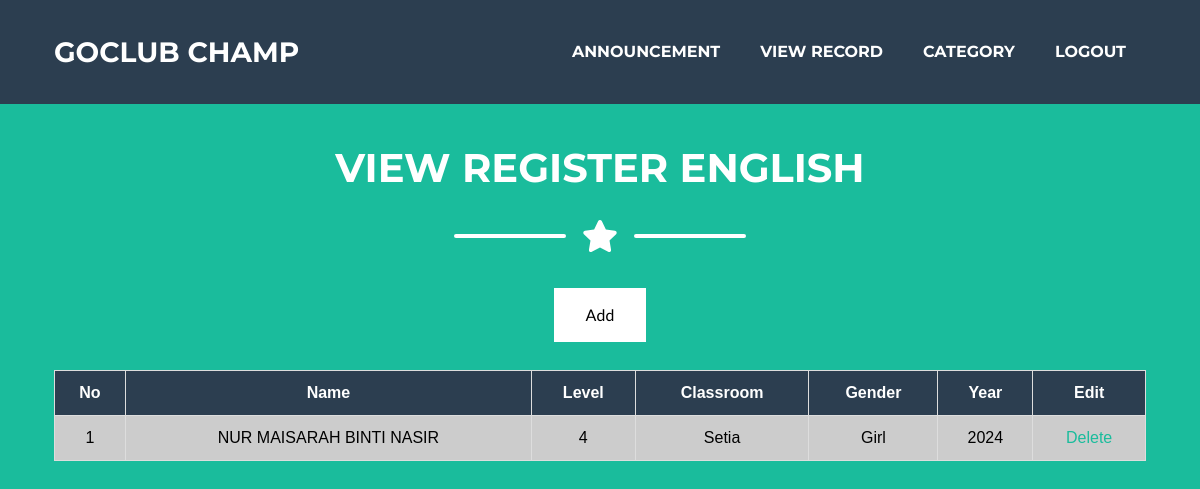
The app's page /adminenglish1.php with its own data.
### tables this page shows
CREATE TABLE `bi` (
  `id` int(11) NOT NULL,
  `name` varchar(50) NOT NULL,
  `level` int(11) NOT NULL,
  `classroom` varchar(50) NOT NULL,
  `gender` varchar(50) NOT NULL,
  `year` varchar(50) NOT NULL
);

### adminenglish1.php (the view, shortened to what this page needs)
<!DOCTYPE html>
<html lang="en">
    <head>
        <link href="css/styles.css" rel="stylesheet" />
 </head>
	  <body id="page-top">
      <nav class="navbar navbar-expand-lg bg-secondary text-uppercase fixed-top" id="mainNav">
      <div class="container">
      <a class="navbar-brand js-scroll-trigger" href="#page-top">GOCLUB CHAMP</a>
      <div class="collapse navbar-collapse" id="navbarResponsive">
      <ul class="navbar-nav ml-auto">
      <li class="nav-item mx-0 mx-lg-1"><a class="nav-link py-3 px-0 px-lg-3 rounded js-scroll-trigger" href="adminannouncement.php">ANNOUNCEMENT</a></li>
      <li class="nav-item mx-0 mx-lg-1"><a class="nav-link py-3 px-0 px-lg-3 rounded js-scroll-trigger" href="adminpage.php">VIEW RECORD</a></li>
      <li class="nav-item mx-0 mx-lg-1"><a class="nav-link py-3 px-0 px-lg-3 rounded js-scroll-trigger" href="admincategory.php">CATEGORY</a></li>
	  <li class="nav-item mx-0 mx-lg-1"><a class="nav-link py-3 px-0 px-lg-3 rounded js-scroll-trigger" href="logout.php">LOGOUT</a></li>
      </ul>
      </div>
      </div>
      </nav>
         <div class="container"><br><br><br><br><br><br>
         <h1 class="page-section-heading text-center text-uppercase text-white">View Register English</h1>
         <div class="divider-custom divider-light">
         <div class="divider-custom-line"></div>
         <div class="divider-custom-icon"><i class="fas fa-star"></i></div>
         <div class="divider-custom-line"></div>
         </div>
<?php
include 'dblink.php';
?>
<center><a href="addbi.php" class="button">Add</a><center><br>
<table>
  <tr>
    <th>No</th>
    <th>Name</th>
	<th>Level</th>
	<th>Classroom</th>
    <th>Gender</th>
	<th>Year</th>
	<th>Edit</th>
  </tr>
<?php
$count=1;
$sel_query="Select * from bi;";
$result = mysqli_query($conn,$sel_query);
while($row = mysqli_fetch_assoc($result)){ ?>
<tr><td align="center"><?php echo $count; ?></td>
<td align="center" style="text-transform:uppercase;"><?php echo $row["name"]; ?></td>
<td align="center"><?php echo $row["level"]; ?></td>
<td align="center"><?php echo $row["classroom"]; ?></td>
<td align="center"><?php echo $row["gender"]; ?></td>
<td align="center"><?php echo $row["year"]; ?></td>
<td align="center">
<a href="deletebi.php?id=<?php echo $row["id"]; ?>" onclick="return confirm('Confirm delete this profile ?'); " >Delete</a>
</td>
</tr>
<?php $count++; } ?>
</table></div><br><br>
</body>
</html>

### adminenglish1.php (style rules this page uses)
body { background-color: #1abc9c; }
table { font-family: Arial, Helvetica, sans-serif; border-collapse: collapse; width: 100%; background-color: white; color:black; }
table td, table th { border: 1px solid #ddd; padding: 10px; }
table tr:nth-child(even) { background-color: #ccc; }
table th { padding-top: 10px; padding-bottom: 10px; text-align:center; background-color: #2c3e50; color: white; }
.button { background-color: white; border: none; color: black; padding: 15px 32px; text-align: center; text-decoration: none; display: inline-block; font-size: 16px; margin: 4px 2px; cursor: pointer; }

### records on screen
bi: name "NUR MAISARAH BINTI NASIR", level "4", classroom "Setia", gender "Girl", year "2024"
